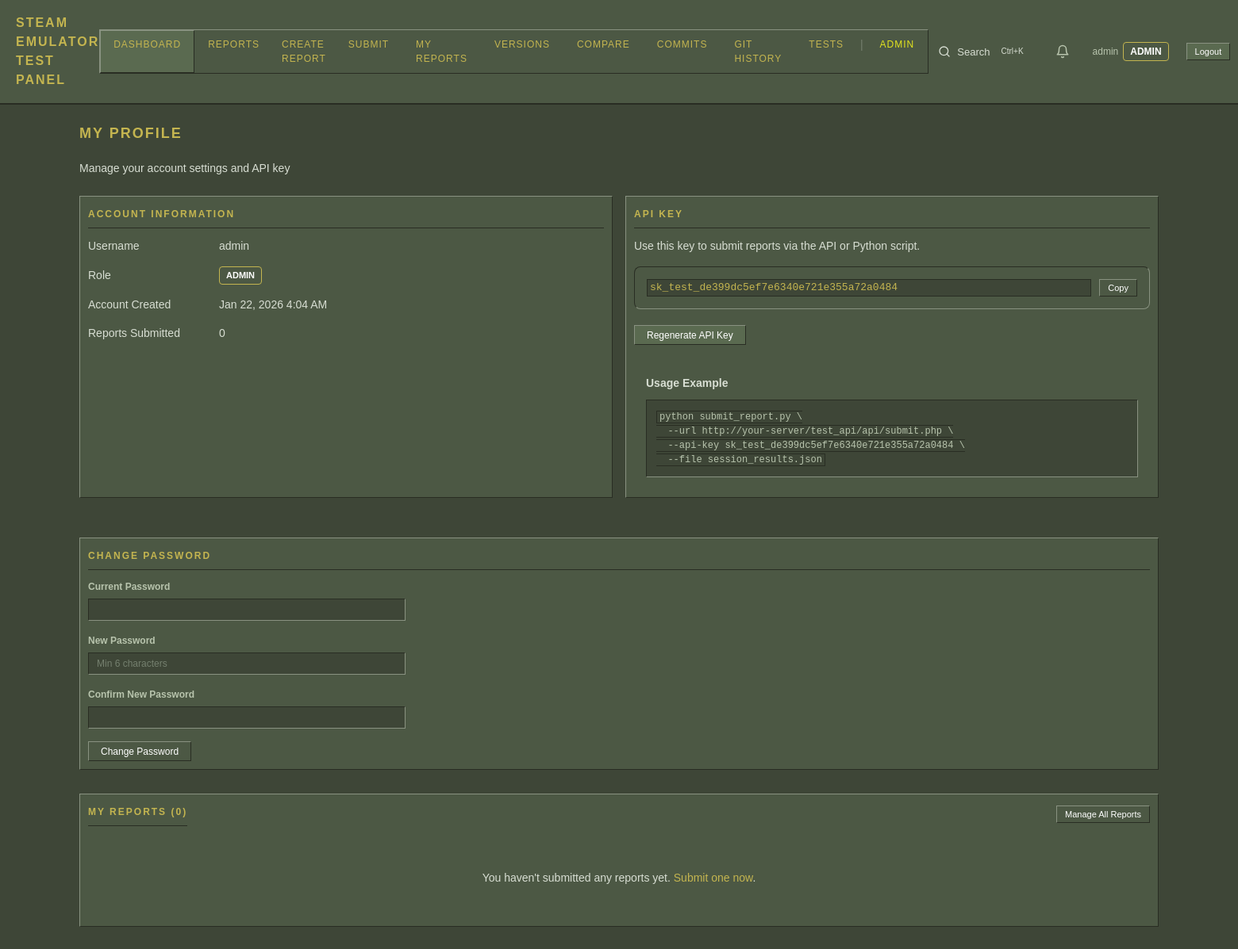
The page /pages/profile.php (signed in) on the database its author committed.
### tables this page shows
CREATE TABLE IF NOT EXISTS site_settings (
    setting_key VARCHAR(100) NOT NULL PRIMARY KEY,
    setting_value TEXT,
    setting_type ENUM('string', 'int', 'bool', 'json') NOT NULL DEFAULT 'string',
    description VARCHAR(255) DEFAULT NULL,
    updated_at DATETIME NOT NULL DEFAULT CURRENT_TIMESTAMP ON UPDATE CURRENT_TIMESTAMP
);

CREATE TABLE IF NOT EXISTS users (
    id INT AUTO_INCREMENT PRIMARY KEY,
    username VARCHAR(100) NOT NULL UNIQUE,
    password VARCHAR(255) NOT NULL,
    role ENUM('admin', 'user') NOT NULL DEFAULT 'user',
    api_key VARCHAR(64) NOT NULL UNIQUE,
    created_at DATETIME NOT NULL DEFAULT CURRENT_TIMESTAMP,
    INDEX idx_username (username),
    INDEX idx_api_key (api_key)
);

### includes/db.php (called while the page is built, shortened)
<?php
class Database {
    private static $instance = null;
    private $pdo;
    private function __construct() {
        $port = defined('DB_PORT') ? DB_PORT : '3306';
        $dsn = "mysql:host=" . DB_HOST . ";port=" . $port . ";dbname=" . DB_NAME . ";charset=" . DB_CHARSET;
        $options = [
            PDO::ATTR_ERRMODE => PDO::ERRMODE_EXCEPTION,
            PDO::ATTR_DEFAULT_FETCH_MODE => PDO::FETCH_ASSOC,
            PDO::ATTR_EMULATE_PREPARES => false,
        ];
        try {
            $this->pdo = new PDO($dsn, DB_USER, DB_PASS, $options);
        } catch (PDOException $e) {
            throw new Exception("Database connection failed: " . $e->getMessage());
        }
    }
    public static function getInstance() {
        if (self::$instance === null) {
            self::$instance = new self();
        }
        return self::$instance;
    }
    public function countReports($filters = []) {
        $where = [];
        $params = [];
        $join = "";
        if (!empty($filters['tester'])) {
            $where[] = "r.tester = ?";
            $params[] = $filters['tester'];
        }
        $whereClause = $where ? "WHERE " . implode(" AND ", $where) : "";
        $stmt = $this->pdo->prepare("SELECT COUNT(*) as count FROM reports r $join $whereClause");
        $stmt->execute($params);
        $result = $stmt->fetch();
        return $result['count'];
    }
    public function getUser($username) {
        $stmt = $this->pdo->prepare("SELECT * FROM users WHERE username = ?");
        $stmt->execute([$username]);
        return $stmt->fetch() ?: null;
    }
    public function hasSettingsTable() {
        try {
            $stmt = $this->pdo->query("SELECT 1 FROM site_settings LIMIT 1");
            return true;
        } catch (PDOException $e) {
            return false;
        }
    }
    public function getSetting($key, $default = null) {
        if (!$this->hasSettingsTable()) {
            return $default;
        }
        $stmt = $this->pdo->prepare("SELECT setting_value, setting_type FROM site_settings WHERE setting_key = ?");
        $stmt->execute([$key]);
        $result = $stmt->fetch();
        switch ($result['setting_type']) {
            default:
                return $result['setting_value'];
        }
    }
    public function getSiteTitle() {
        return $this->getSetting('site_title', PANEL_NAME);
    }
}

### includes/functions.php (called while the page is built, shortened)
<?php
function formatDate($datetime) {
    $date = new DateTime($datetime);
    return $date->format('M j, Y g:i A');
}
function e($string) {
    return htmlspecialchars($string ?? '', ENT_QUOTES, 'UTF-8');
}
function getCurrentPage() {
    return $_GET['page'] ?? 'dashboard';
}
function getSiteTitle() {
    static $siteTitle = null;
    if ($siteTitle === null) {
        try {
            $db = Database::getInstance();
            $siteTitle = $db->getSiteTitle();
        } catch (Exception $e) {
            $siteTitle = PANEL_NAME;
        }
    }
    return $siteTitle;
}

### auth.php (called while the page is built, shortened)
<?php
require_once __DIR__ . '/includes/db.php';
function isAdmin() {
    $user = getCurrentUser();
    return $user && $user['role'] === 'admin';
}
function getCurrentUser() {
    return $_SESSION['user'] ?? null;
}

### pages/profile.php (the view, shortened to what this page needs)
<?php
require_once __DIR__ . '/../includes/header.php';
require_once __DIR__ . '/../includes/db.php';
$db = Database::getInstance();
$currentUser = getCurrentUser();
$userData = $db->getUser($currentUser['username']);
$userReports = $db->getReports(10, 0, ['tester' => $currentUser['username']]);
$totalUserReports = $db->countReports(['tester' => $currentUser['username']]);
?>
<div class="report-header">
    <div>
        <h1 class="page-title">My Profile</h1>
        <p style="color: var(--text-muted);">Manage your account settings and API key</p>
    </div>
</div>
<div class="charts-grid">
    <div class="card">
        <h3 class="card-title">Account Information</h3>
        <div class="profile-info">
            <div class="info-row">
                <label>Username</label>
                <div class="value"><?= e($currentUser['username']) ?></div>
            </div>
            <div class="info-row">
                <label>Role</label>
                <div class="value">
                    <span class="role-badge <?= $currentUser['role'] ?? 'user' ?>">
                        <?= e(ucfirst($currentUser['role'] ?? 'user')) ?>
                    </span>
                </div>
            </div>
            <?php if ($userData): ?>
                <div class="info-row">
                    <label>Account Created</label>
                    <div class="value"><?= formatDate($userData['created_at'], true) ?></div>
                </div>
            <?php endif; ?>
            <div class="info-row">
                <label>Reports Submitted</label>
                <div class="value"><?= $totalUserReports ?></div>
            </div>
        </div>
    </div>
    <div class="card">
        <h3 class="card-title">API Key</h3>
        <p style="color: var(--text-muted); margin-bottom: 15px;">
            Use this key to submit reports via the API or Python script.
        </p>
        <div class="api-key-display">
            <code id="apiKey"><?= e($userData['api_key'] ?? $currentUser['api_key']) ?></code>
            <button type="button" class="btn btn-sm" onclick="copyApiKey()">Copy</button>
        </div>
        <form method="POST" style="margin-top: 20px;">
            <button type="submit" class="btn btn-secondary"
                    onclick="return confirm('Regenerate your API key? Your current key will stop working immediately.');">
                Regenerate API Key
            </button>
        </form>
        <div class="api-usage" style="margin-top: 20px;">
            <h4>Usage Example</h4>
            <pre><code>python submit_report.py \
  --url http://your-server/test_api/api/submit.php \
  --api-key <?= e($userData['api_key'] ?? $currentUser['api_key']) ?> \
  --file session_results.json</code></pre>
        </div>
    </div>
</div>
<div class="card" style="margin-top: 30px;">
    <h3 class="card-title">Change Password</h3>
    <form method="POST" style="max-width: 400px;">
        <div class="form-group">
            <label>Current Password</label>
            <input type="password" name="current_password" required>
        </div>
        <div class="form-group">
            <label>New Password</label>
            <input type="password" name="new_password" required minlength="6"
                   placeholder="Min 6 characters">
        </div>
        <div class="form-group">
            <label>Confirm New Password</label>
            <input type="password" name="confirm_password" required minlength="6">
        </div>
        <button type="submit" class="btn">Change Password</button>
    </form>
</div>
<div class="card" style="margin-top: 30px;">
    <div style="display: flex; justify-content: space-between; align-items: center; margin-bottom: 15px;">
        <h3 class="card-title" style="margin-bottom: 0;">My Reports (<?= $totalUserReports ?>)</h3>
        <a href="?page=my_reports" class="btn btn-sm">Manage All Reports</a>
    </div>
    <?php if (empty($userReports)): ?>
        <p style="color: var(--text-muted); text-align: center; padding: 40px;">
            You haven't submitted any reports yet. <a href="?page=submit">Submit one now</a>.
        </p>
    <?php endif; ?>
</div>
<?php require_once __DIR__ . '/../includes/footer.php'; ?>

### includes/header.php (shortened to what this page needs)
<?php
require_once __DIR__ . '/../auth.php';
require_once __DIR__ . '/functions.php';
require_once __DIR__ . '/db.php';
$currentPage = getCurrentPage();
$user = getCurrentUser();
$siteTitle = getSiteTitle();
?>
<!DOCTYPE html>
<html lang="en">
<head>
    <link rel="stylesheet" href="assets/css/style.css">
</head>
<body>
    <header class="header">
        <div class="container">
            <div class="header-inner">
                <a href="?page=dashboard" class="logo"><?= e($siteTitle) ?></a>
                <nav class="nav">
                    <a href="?page=dashboard" class="<?= $currentPage === 'dashboard' ? 'active' : '' ?>">Dashboard</a>
                    <a href="?page=reports" class="<?= $currentPage === 'reports' ? 'active' : '' ?>">Reports</a>
                    <a href="?page=create_report" class="<?= $currentPage === 'create_report' ? 'active' : '' ?>">Create Report</a>
                    <a href="?page=submit" class="<?= $currentPage === 'submit' ? 'active' : '' ?>">Submit</a>
                    <a href="?page=my_reports" class="<?= $currentPage === 'my_reports' ? 'active' : '' ?>">My Reports</a>
                    <a href="?page=versions" class="<?= $currentPage === 'versions' ? 'active' : '' ?>">Versions</a>
                    <a href="?page=compare_versions" class="<?= $currentPage === 'compare_versions' ? 'active' : '' ?>">Compare</a>
                    <a href="?page=repo_revisions" class="<?= $currentPage === 'repo_revisions' ? 'active' : '' ?>">Commits</a>
                    <a href="?page=git_revisions" class="<?= in_array($currentPage, ['git_revisions', 'git_revision_detail']) ? 'active' : '' ?>">Git History</a>
                    <a href="?page=tests" class="<?= $currentPage === 'tests' ? 'active' : '' ?>">Tests</a>
                    <?php if (isAdmin()): ?>
                        <span class="nav-divider">|</span>
                        <a href="?page=admin" class="<?= in_array($currentPage, ['admin', 'admin_users', 'admin_reports']) ? 'active' : '' ?> admin-link">Admin</a>
                    <?php endif; ?>
                </nav>
                <div class="global-search">
                    <button type="button" class="search-toggle" onclick="openGlobalSearch()" title="Search (Ctrl+K)">
                        <svg xmlns="http://www.w3.org/2000/svg" width="16" height="16" viewBox="0 0 24 24" fill="none" stroke="currentColor" stroke-width="2" stroke-linecap="round" stroke-linejoin="round">
                            <circle cx="11" cy="11" r="8"/><path d="m21 21-4.35-4.35"/>
                        </svg>
                        <span>Search</span>
                        <kbd>Ctrl+K</kbd>
                    </button>
                </div>
                <div class="user-info">
                    <a href="?page=notifications" class="notification-bell" title="Notifications">
                        <svg xmlns="http://www.w3.org/2000/svg" width="18" height="18" viewBox="0 0 24 24" fill="none" stroke="currentColor" stroke-width="2" stroke-linecap="round" stroke-linejoin="round">
                            <path d="M18 8A6 6 0 0 0 6 8c0 7-3 9-3 9h18s-3-2-3-9"/>
                            <path d="M13.73 21a2 2 0 0 1-3.46 0"/>
                        </svg>
                    </a>
                    <a href="?page=profile" class="user-link">
                        <span><?= e($user['username']) ?></span>
                        <?php if (isset($user['role'])): ?>
                            <span class="role-badge <?= $user['role'] ?>"><?= e(ucfirst($user['role'])) ?></span>
                        <?php endif; ?>
                    </a>
                    <a href="logout.php" class="btn btn-sm btn-secondary">Logout</a>
                </div>
            </div>
        </div>
    </header>
    <main class="main">
        <div class="container">

### pages/profile.php (style rules this page uses)
.profile-info { display: flex; flex-direction: column; gap: 15px; }
.info-row { display: flex; align-items: center; gap: 15px; }
.info-row label { width: 150px; color: var(--text-muted); }
.info-row .value { font-weight: 500; }
.api-key-display { display: flex; align-items: center; gap: 10px; background: var(--bg-dark); padding: 15px; border-radius: 8px; }
.api-key-display code { flex: 1; font-family: monospace; font-size: 13px; word-break: break-all; }
.api-usage { background: var(--bg-dark); padding: 15px; border-radius: 8px; }
.api-usage h4 { margin-bottom: 10px; font-size: 14px; }
.api-usage pre { margin: 0; font-size: 12px; overflow-x: auto; }
.api-usage code { color: var(--text-muted); }
.role-badge { display: inline-block; padding: 2px 8px; border-radius: 4px; font-size: 11px; font-weight: 600; text-transform: uppercase; }
.role-badge.admin { background: var(--primary); color: #fff; }

### rows shown on the page
site_settings: setting_value "STEAM EMULATOR TEST PANEL"
users: username "admin", role "ADMIN", created_at "Jan 22, 2026 4:04 AM", api_key "sk_test_de399dc5ef7e6340e721e355a72a0484"

### other values the page prints
$user['username'] "admin"
$user['role'] "ADMIN"
$totalUserReports "0"
